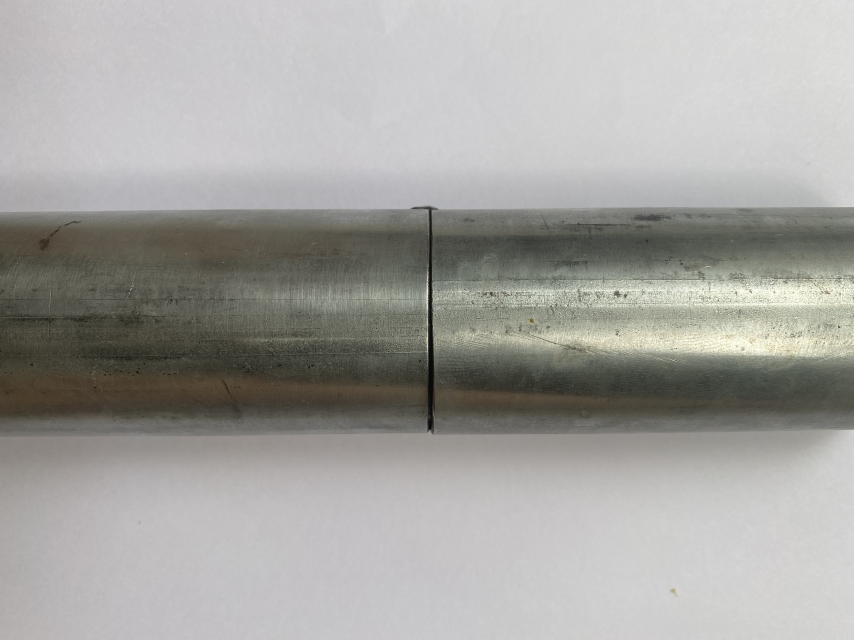
#> input picture image/imageBeauty/image_1.png, 2560 x 1920 px, found by its file name (shown at 1/3 size)
$ python dimensionTheresh.py
#> lines starting #> are read from the running program, lines starting #| are printed output that depends on the picture; after the words box and inside, x2 and y2 are one past the last pixel; in counts of white or black regions, pixels touching at a corner belong together
from concurrent.futures import thread
import cv2 as cv
import numpy as np
import matplotlib.pyplot as plt
from imutils import perspective
from scipy.spatial import distance as dist
# Dimension constant
sizeH = 600
SizeW = 600
centerimg = (sizeH/2, SizeW/2)
dimensionDrop = 20
# Load Image

img = cv.imread('image\imageBeauty\image_1.png', cv.IMREAD_COLOR)
#> img is the input picture: shape (1920, 2560, 3); mean B, G, R 160.4, 164, 164.9
img = cv.resize(img, dsize = (sizeH,SizeW))
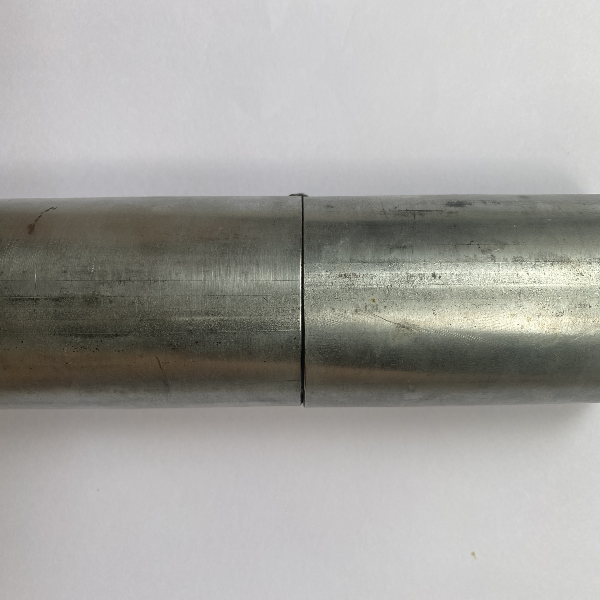
#> img: shape (600, 600, 3); mean B, G, R 160.4, 164, 164.8
gray = cv.cvtColor(img, cv.COLOR_BGR2GRAY)


roi = gray[0:600,100:300]
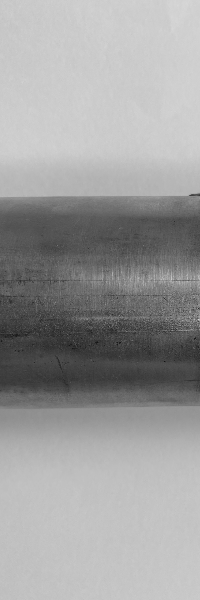
#> roi: shape (600, 200); min 18, max 216, mean 156.7

thresh = np.mean(roi)-30
#> thresh = 126.7

# print(thresh)

b_image = cv.threshold(gray, thresh, 255, cv.THRESH_BINARY_INV)[1]
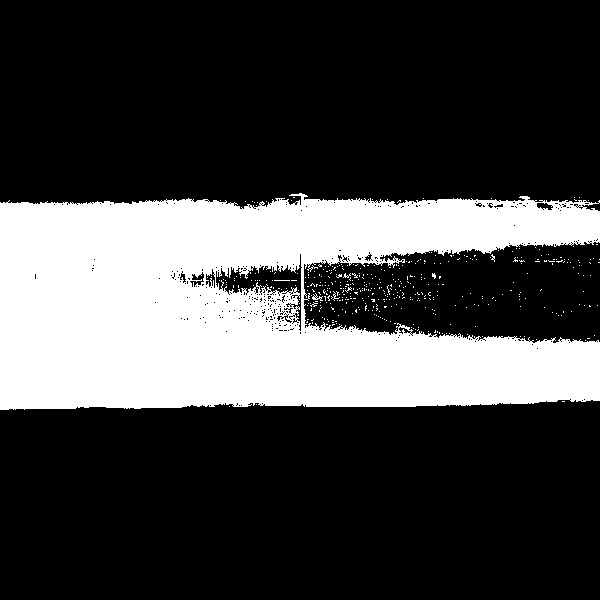
#> b_image: shape (600, 600); 26.9% white; 445 white regions (443 under 20 px)


contour, hierachy = cv.findContours(b_image,cv.RETR_EXTERNAL,cv.CHAIN_APPROX_SIMPLE)
#> contour = 408 contours, 406 with area under 20; largest, box (x1, y1, x2, y2) and area: (0, 193, 600, 410) 97614, (312, 293, 323, 301) 20

def midpoint(ptA, ptB):
    return ((ptA[0] + ptB[0]) / 2, (ptA[1] + ptB[1]) / 2)

for c in contour:
    if cv.contourArea(c) < 3000:
        continue
    box = cv.minAreaRect(c)
    box = cv.boxPoints(box)
    box = np.array(box, dtype="int")
    box = perspective.order_points(box)
    cv.drawContours(img,[box.astype("int")], -1, (0, 255, 0), 2)
    (A, B, C, D) = box
    (Ex,Ey) = midpoint(A,B)
    (Fx,Fy) = midpoint(B,C)
    (Gx,Gy) = midpoint(C,D)
    (Hx,Hy) = midpoint(D,A)
    W = dist.euclidean((Hx,Hy),(Fx,Fy))
    H = dist.euclidean((Ex, Ey),(Gx, Gy))
    P = 0.027

    Wr = round(W*P,1)*10
    Hr = round(H*P,1)*10 #Kich thuoc cua ong
    print('Kich thuoc cua ong: ', Hr)
    cv.putText(img, "{:.1f} mm".format(Hr), (int(Hx - 15), int(Hy)), cv.FONT_HERSHEY_SIMPLEX, 1,
                    (0, 0, 255), 2)
    cv.putText(img, "{:.1f} mm".format(Wr), (int(Ex), int(Ey-10)), cv.FONT_HERSHEY_SIMPLEX, 1,
                    (0, 0, 255), 2)
#> this loop made 408 passes
#> c on passes 1 to 3: [[229, 406]], [[256, 404]], [[562, 401], [564, 401]]
#| Kich thuoc cua ong:  58.0
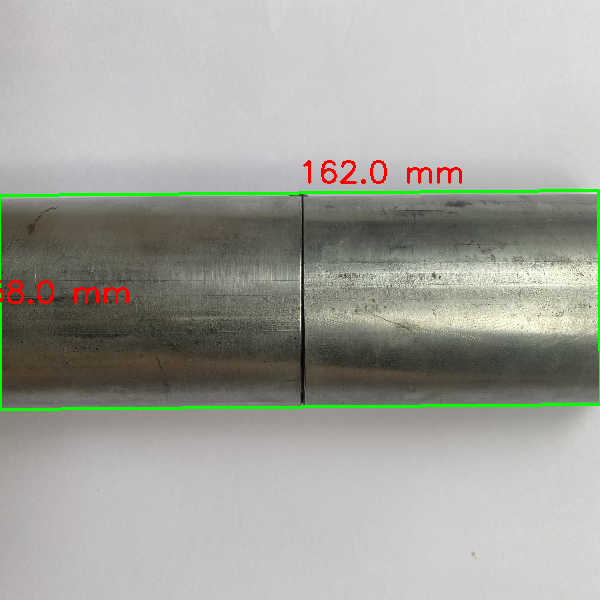
#> img: shape (600, 600, 3); 1.7% of pixels changed, all inside (x1, y1, x2, y2) = (0, 160, 600, 411)
cv.imshow('Anh gray', gray)
cv.imshow('Kich thuoc', img)
cv.imshow('Onghan', roi)
cv.imshow('Hinhanhthuc', b_image)
cv.waitKey(0)
cv.destroyAllWindows()

$ run again, with image/imageBeauty/image_10.png copied over image/imageBeauty/image_1.png
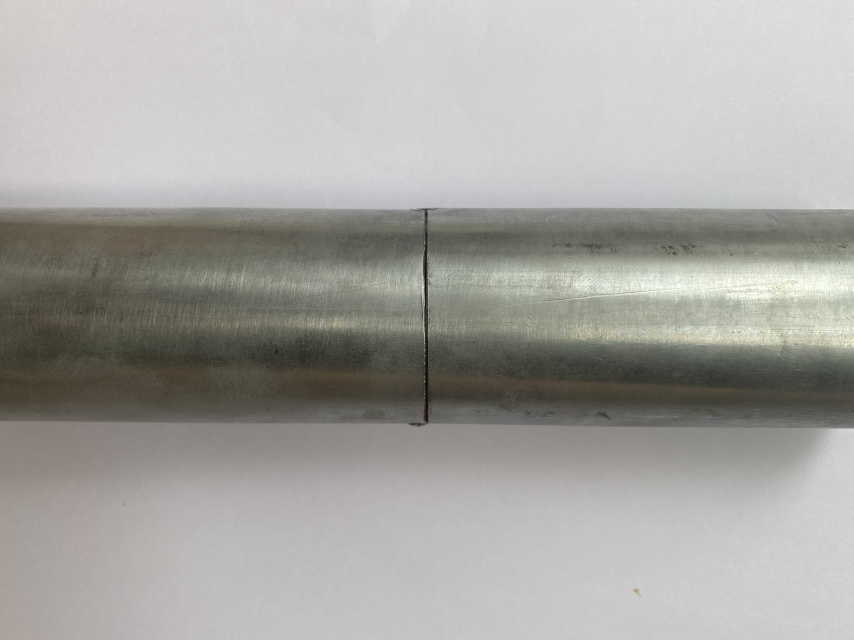
#> input picture image/imageBeauty/image_10.png, 2560 x 1920 px, found by its file name (shown at 1/3 size)
#> img is the input picture: shape (1920, 2560, 3); mean B, G, R 162, 165.8, 167
#> thresh = 130.1
#> `b_image = cv.threshold(gray, thresh, 255, cv.THRESH_BINARY_INV)[1]`:
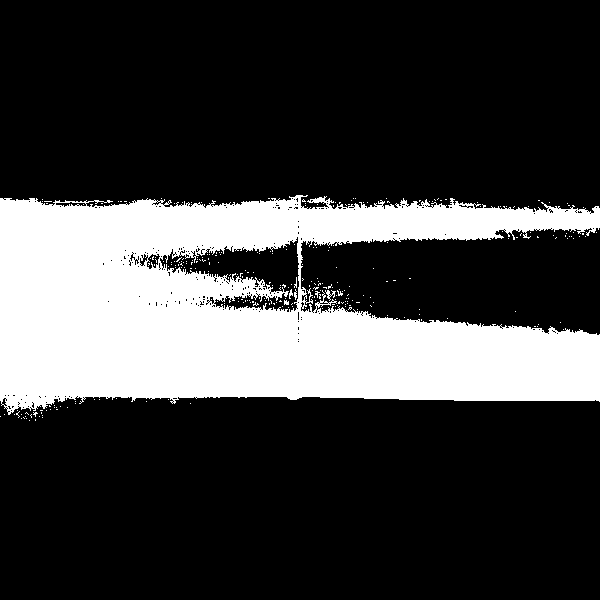
#> b_image: shape (600, 600); 24.4% white; 279 white regions (274 under 20 px)
#> contour = 181 contours, 179 with area under 20; largest, box (x1, y1, x2, y2) and area: (0, 195, 600, 415) 91170, (325, 290, 336, 301) 26
#> the loop `for c in contour:` made 181 passes
#> c on passes 1 to 3: [[29, 420]], [[35, 419], [35, 420]], [[26, 418]]
#> (printed output is left out)
#> after the loop `for c in contour:`:
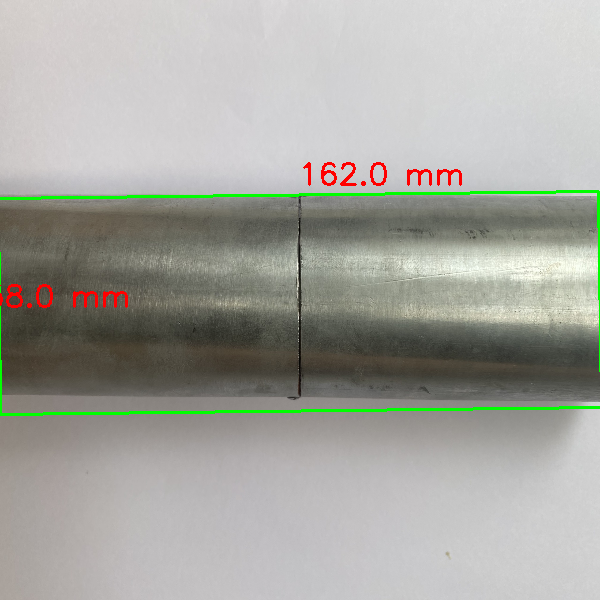
#> img: shape (600, 600, 3); mean B, G, R 159.5, 166.1, 165.7

$ run again, with image/imageBeauty/image_11.png copied over image/imageBeauty/image_1.png
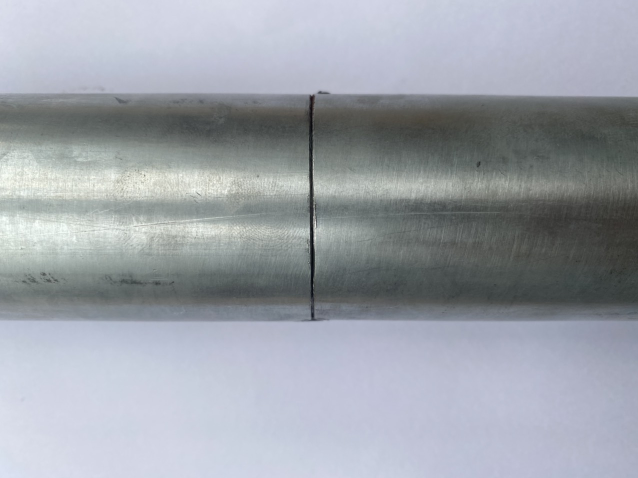
#> input picture image/imageBeauty/image_11.png, 1276 x 956 px, found by its file name (shown at 1/2 size)
#> img is the input picture: shape (956, 1276, 3); mean B, G, R 169.6, 161.8, 157
#> thresh = 141.3
#> `b_image = cv.threshold(gray, thresh, 255, cv.THRESH_BINARY_INV)[1]`:
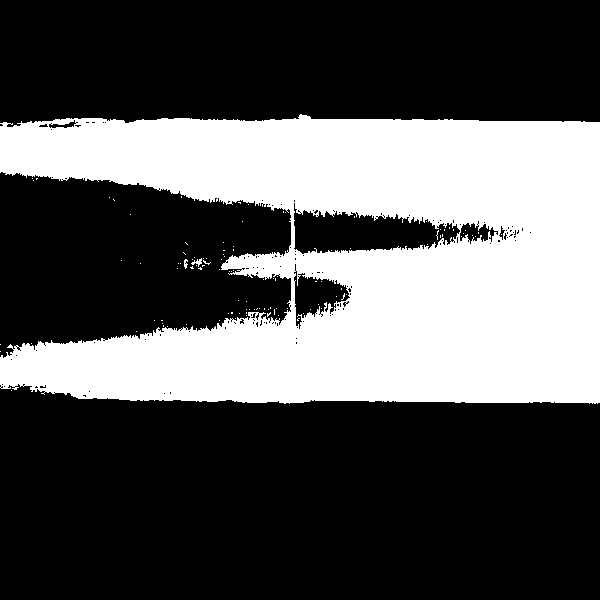
#> b_image: shape (600, 600); 33.5% white; 109 white regions (106 under 20 px)
#> contour = 79 contours, 77 with area under 20; largest, box (x1, y1, x2, y2) and area: (0, 114, 600, 404) 126545, (191, 258, 202, 267) 24
#> the loop `for c in contour:` made 79 passes
#> c on passes 1 to 8: [[11, 390]], [[0, 351]], [[0, 344]], [[31, 343]], [[136, 331]], [[167, 326]], [[163, 325], [163, 326]], [[186, 324]]
#> (printed output is left out)
#> after the loop `for c in contour:`:
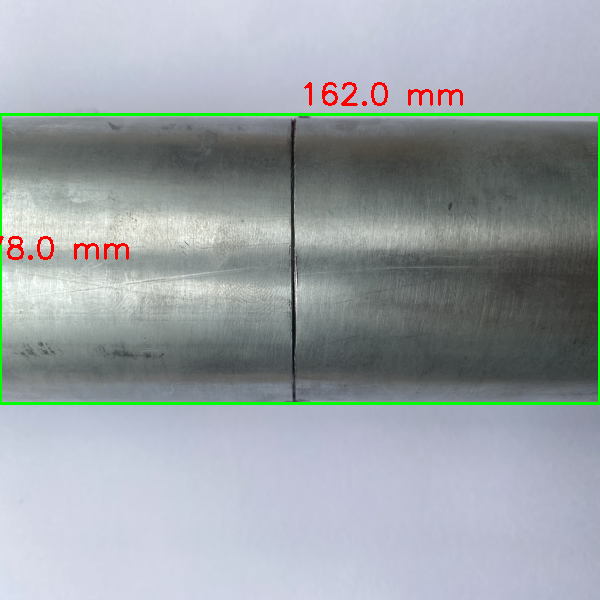
#> img: shape (600, 600, 3); mean B, G, R 166.3, 162, 155.2
